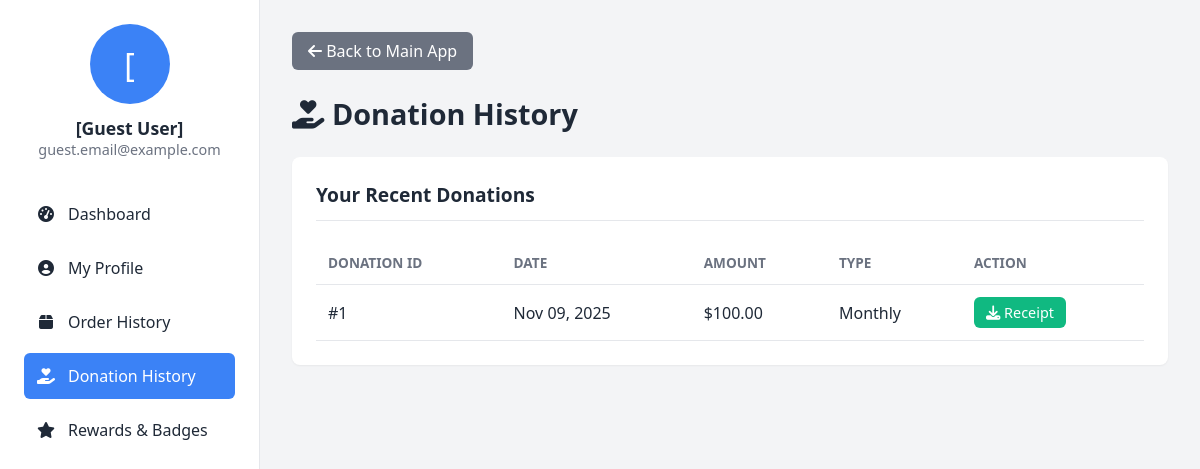
The app's page /profile.php?page=donation_history, older data.
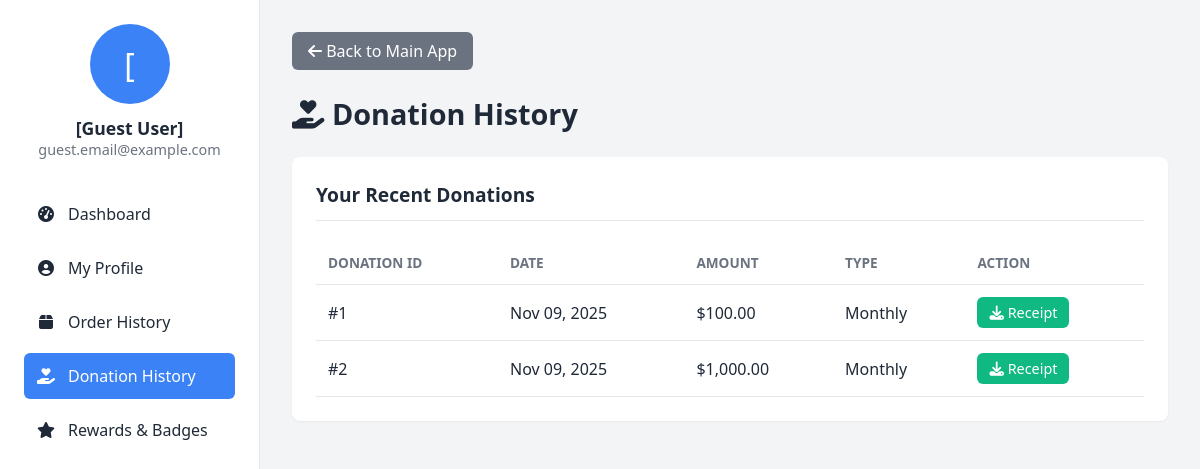
The same page, newer data.
### tables this page shows
CREATE TABLE `donation` (
  `donation_id` int(11) NOT NULL,
  `amount` decimal(10,2) NOT NULL,
  `type` varchar(20) NOT NULL,
  `reason` text DEFAULT NULL,
  `payment_method` varchar(50) NOT NULL,
  `transaction_id` varchar(100) DEFAULT NULL,
  `cardholder_name` varchar(255) DEFAULT NULL,
  `card_number_last_four` varchar(4) DEFAULT NULL,
  `donation_date` timestamp NOT NULL DEFAULT current_timestamp()
);

### donation_history.php (the view, shortened to what this page needs)
<?php
$sql_donations = "SELECT donation_id, amount, type, donation_date, transaction_id FROM donation LIMIT 10";
$result_donations = $conn->query($sql_donations);
$donations = $result_donations ? $result_donations->fetch_all(MYSQLI_ASSOC) : [];
?>
<h1><i class="fas fa-hand-holding-heart"></i> Donation History</h1>
<div class="section-card">
    <h3>Your Recent Donations</h3>
    <?php if (empty($donations)): ?>
        <p>You have no donation history yet.</p>
    <?php else: ?>
        <table class="table">
            <thead>
                <tr>
                    <th>Donation ID</th>
                    <th>Date</th>
                    <th>Amount</th>
                    <th>Type</th>
                    <th>Action</th>
                </tr>
            </thead>
            <tbody>
                <?php foreach ($donations as $donation): ?>
                    <tr>
                        <td>#<?php echo htmlspecialchars($donation['donation_id']); ?></td>
                        <td><?php echo date('M d, Y', strtotime($donation['donation_date'])); ?></td>
                        <td>$<?php echo number_format($donation['amount'], 2); ?></td>
                        <td><?php echo htmlspecialchars(ucwords($donation['type'])); ?></td>
                        <td>
                            <a href="generate_receipt.php?type=donation&id=<?php echo $donation['donation_id']; ?>"
                                class="btn" target="_blank" style="padding: 6px 12px; font-size: 0.9rem; background-color: var(--primary-green);">
                                <i class="fas fa-download"></i> Receipt
                            </a>
                        </td>
                    </tr>
                <?php endforeach; ?>
            </tbody>
        </table>
    <?php endif; ?>
</div>

Row changes from the older to the newer data that the page shows:
added donation: donation_id "2", donation_date "Nov 09, 2025", amount "1,000.00", type "Monthly"
